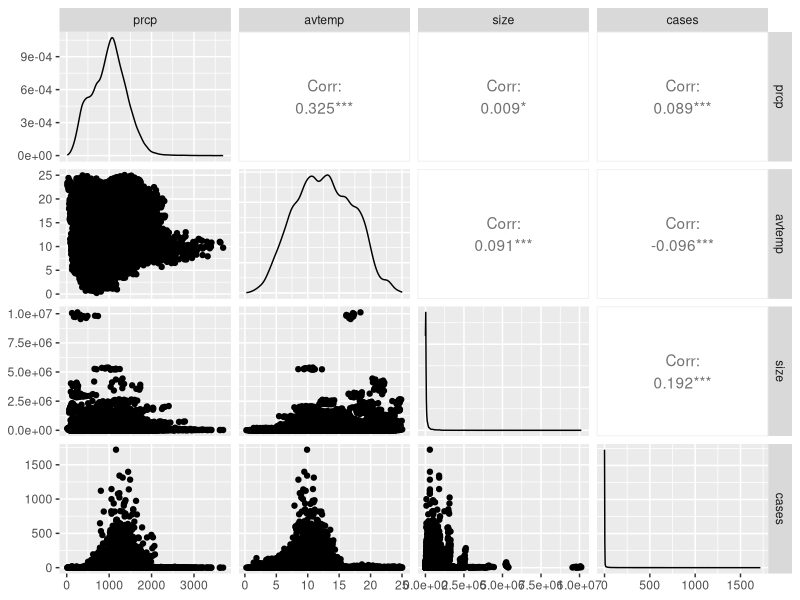
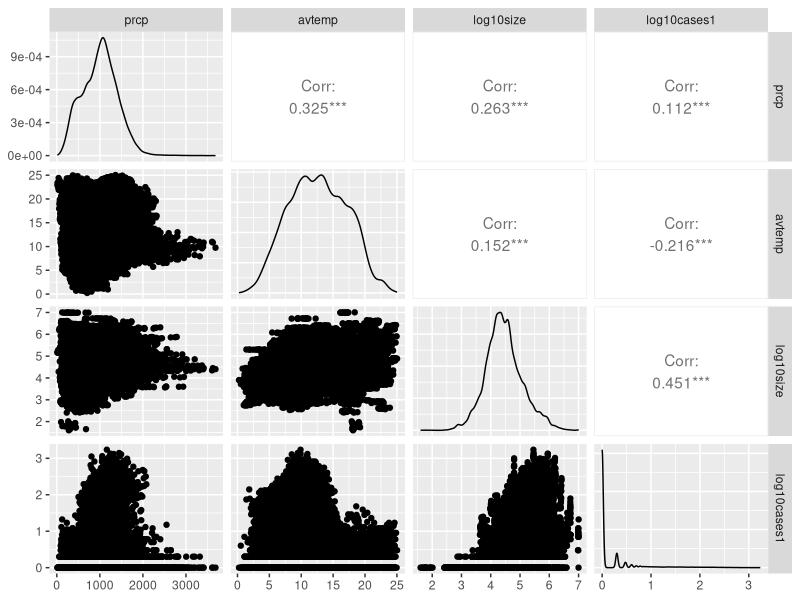
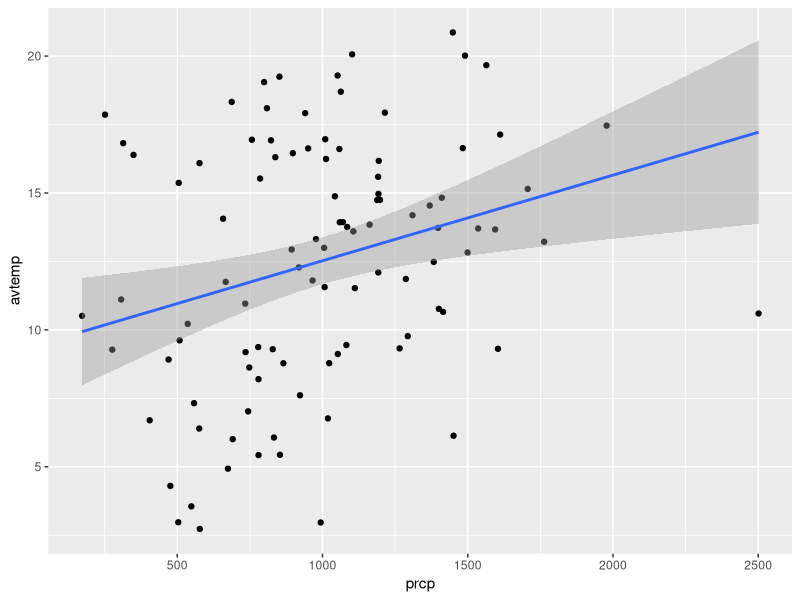
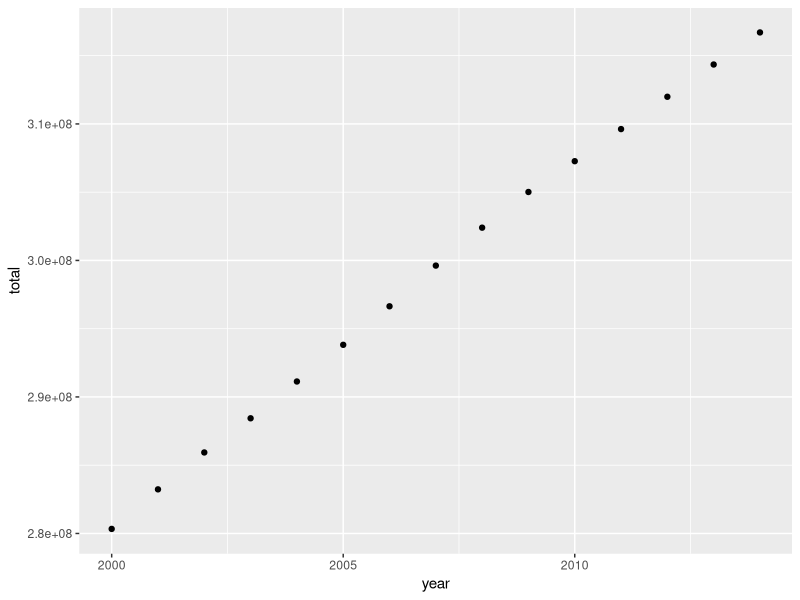
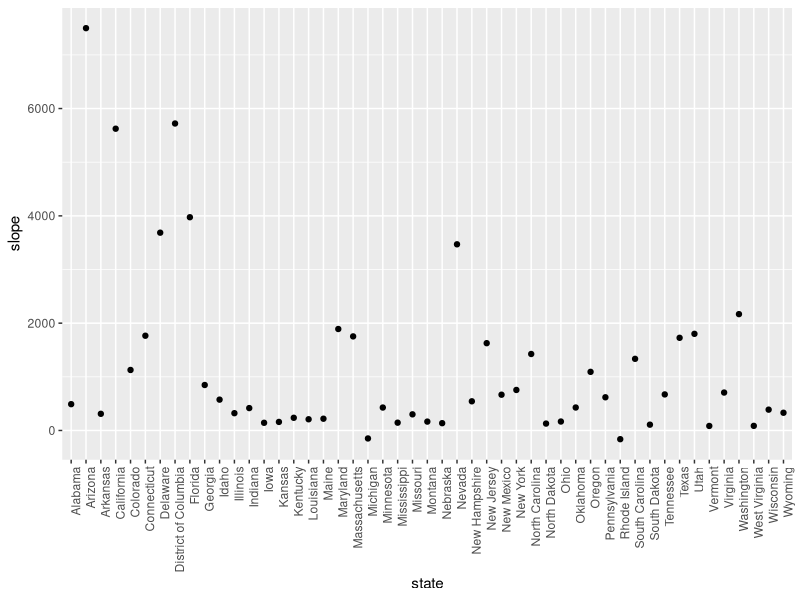
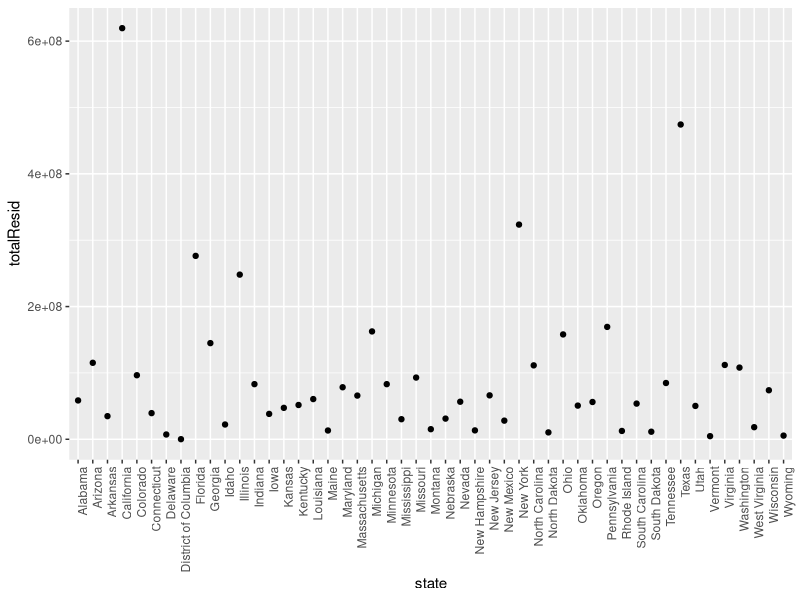

Recreate these plots in R, in order.
#Load libraries
install.packages('tidyverse')
install.packages('magrittr')
install.packages('GGally')
library('tidyverse')
library('magrittr')
library('GGally')
library('purrr')

#Task 1
setwd("C:/Users/workshop/Desktop/wrangling")
ld.prism.pop <- read_csv("wranglingresults2.csv")

#Task 2
ggpairs(ld.prism.pop,columns=c("prcp","avtemp","size","cases"))

#Task 3
ld.prism.pop$log10size <- log10(ld.prism.pop$size)
ld.prism.pop$log10cases1 <- log10(ld.prism.pop$cases +1)
ggpairs(ld.prism.pop,columns=c("prcp","avtemp","log10size","log10cases1"))
#add +1 to cases because log10 of 0 is undefined

#Task 4 and 5
set.seed(222)
myData <- ld.prism.pop %>% sample_n(100)

Myplot <- ggplot(myData)+geom_point(aes(prcp,avtemp))+
  geom_smooth(aes(prcp,avtemp),method='lm')
Myplot

#Task 6 and 7
myModel <- lm(avtemp ~ prcp, data=myData)
summary(myModel)
summary(myModel)$coefficients[2,1]
summary(myModel)$coefficients[2,4]
#The slope is  which is 0.006720231. p value = 3.19 e-06, which is less than 0.05, so it is significant.

#Task 8
ld.prism.pop %>% group_by(year) %>% summarize(total=sum(size)) %>%
  ggplot(.)+geom_point(aes(x=year,y=total))

#Task 9
by_state<- ld.prism.pop %>% group_by(state)

#Task 10
by_state %<>% nest
by_state

#Task 11
by_state$data[[10]]

#Task 12
linGrowth_model <- function(df){
  lm(size ~ year, data=df)
}

models <- purrr::map(by_state$data, linGrowth_model)

#Task 13
by_state %<>% mutate(model = purrr::map(data, linGrowth_model))

#Task 14
library(modelr)
by_state %<>% mutate(resids = purrr::map2(data, model, add_residuals))
by_state
#resids is a tibble

#Task 15
sum_resids <- function(x){
  sum(abs(x$resid))
}
by_state %<>% mutate(totalResid = purrr::map(resids,sum_resids))

#Task 16
get_slope <- function(model){
  model$coefficients[2]
}
by_state %<>% mutate(slope = purrr::map(model, get_slope))
slopes <- unnest(by_state, slope)
totalResids <- unnest(by_state, totalResid)

#Task 17
slopes %>% ggplot(aes(state,slope))+geom_point()+
  theme(axis.text.x = element_text(angle = 90, hjust = 1))

#Task 18
totalResids %>% ggplot(aes(state,totalResid))+geom_point()+
  theme(axis.text.x = element_text(angle = 90, hjust = 1))
        
 
